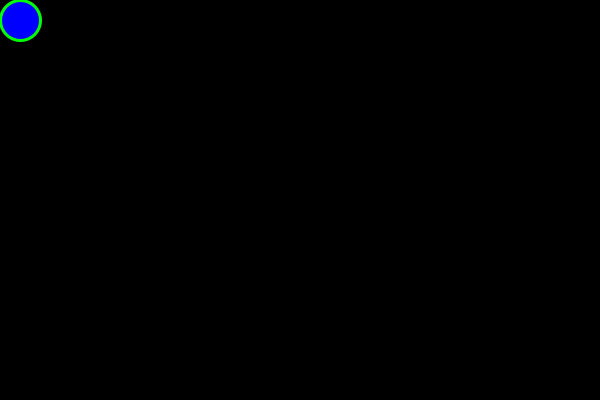
Frame 1 (no input)
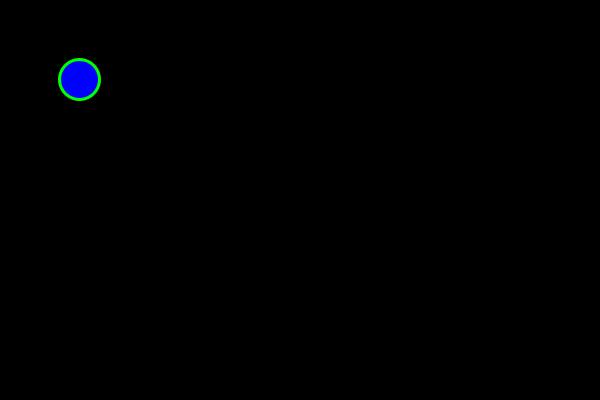
Frame 60 (the mouse pressed at the canvas centre just before this capture)
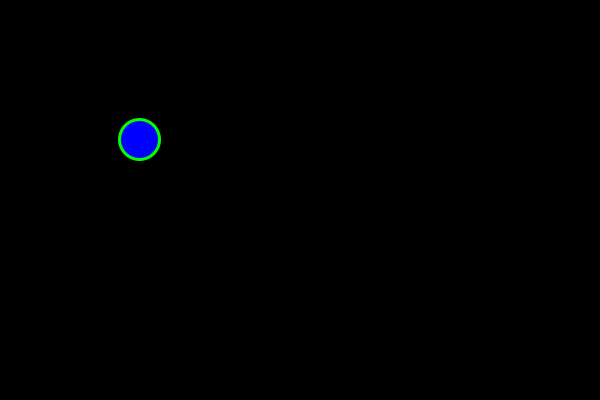
Frame 120 (the mouse held since frame 60 and released just before this capture)

The Processing sketch that drew these frames (run headless with seeded random() and noise(); from frame 60 on, the mouse is pressed at the canvas centre):

// Processing sketch: s08_bounce2dBallClickChangeColor
// ── s08_bounce2dBallClickChangeColor.pde
/*
 * Color changes randomly when you click on the ball
 * @author Dov Kruger
 * @created 2014-02-01
 * (c)2014 Ad Astra Education
 * Permission granted to use for non-commercial educational purposes
 * provided this comment is left intact
 */
void setup() {
  size(600,400);
}

int dx = 1, dy = 1;
int radius = 20, diameter = radius*2;
int x = radius, y = radius;
int r = 0, g = 0, b = 255;
void draw() {    // draw is called over and over again
  background(0); // set background to black
  stroke(0, 255, 0); // draw edge bright green
  strokeWeight(3); // edge is 3 dots thick
  fill(r,g,b); 
  ellipse(x,y, diameter, diameter);
  x += dx;
  y += dy;
  if (x <= radius || x >= width-1-radius) {
    dx = -dx;
  }
  if (y <= radius || y >= height-1-radius) {
    dy = -dy;
  }
}

void mousePressed() {
  if (dist(mouseX, mouseY, x, y) < radius) {
    r = (int)random(0,256);
    g = (int)random(0,256);
    b = (int)random(0,256);
  }
}
